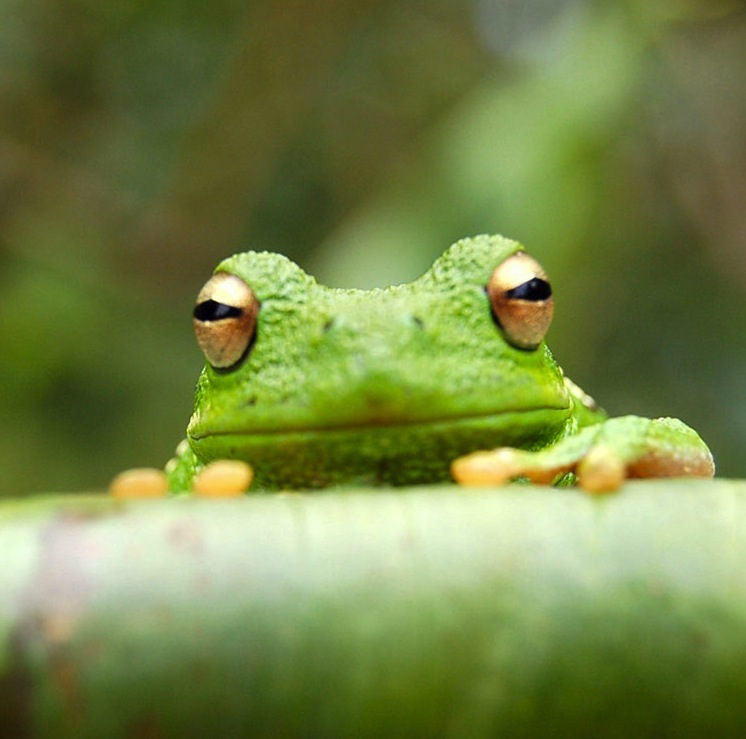
#> input picture Pracka/frog.jpg, 746 x 739 px; its folder holds only this picture in this run
$ python -i preproc_any.py   (imports and definitions only)
#> lines starting #> are read from the running program, lines starting #| are printed output that depends on the picture; after the words box and inside, x2 and y2 are one past the last pixel; in counts of white or black regions, pixels touching at a corner belong together
from PIL import Image, ImageFilter
import numpy as np
import cv2
from pathlib import Path


def process_and_crop(image_path, size=(64, 64)):
#> called with image_path = '../Pracka/frog.jpg', size = (64, 64)
    image = Image.open(image_path).convert("RGB")
#> image is the input picture: PIL image 746x739 RGB; mean R, G, B 116, 131.3, 70.3
    hsv_image = image.convert("HSV")
#> hsv_image: PIL image 746x739 HSV; mean H, S, V 52.8, 135, 132.8
    h, s, v = hsv_image.split()
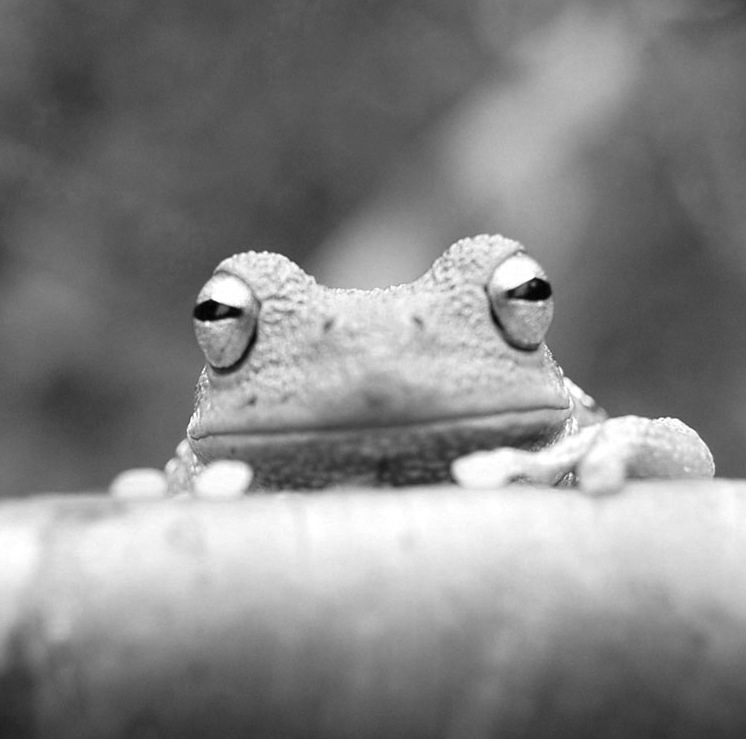
#> v: PIL image 746x739 L; min 1, max 255, mean 132.8
    blurred_v = s.filter(ImageFilter.GaussianBlur(radius=5))
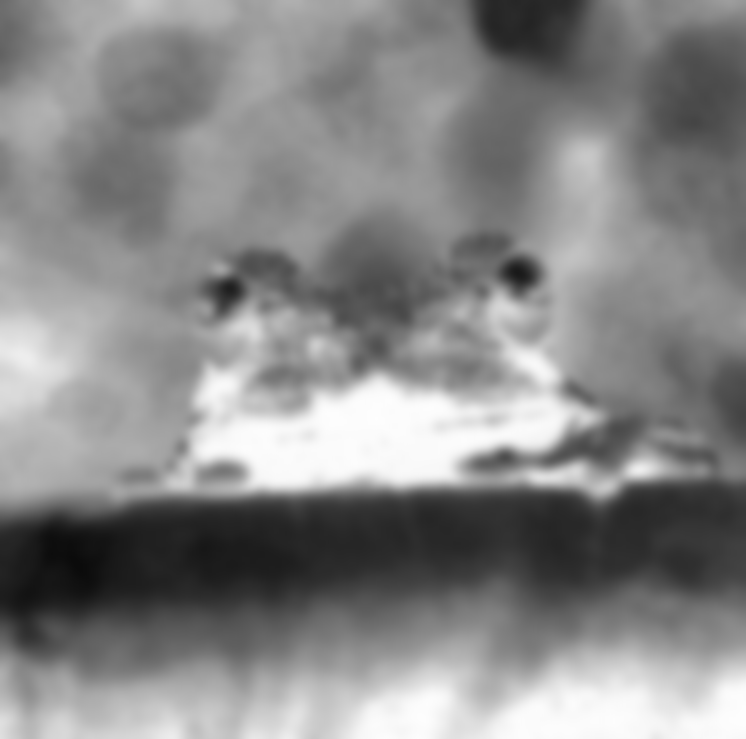
#> blurred_v: PIL image 746x739 L; min 11, max 254, mean 135
    v_array = np.array(blurred_v)
    threshold = 224  # You can adjust this value
    binary_mask = (v_array > threshold).astype(np.uint8) * 255
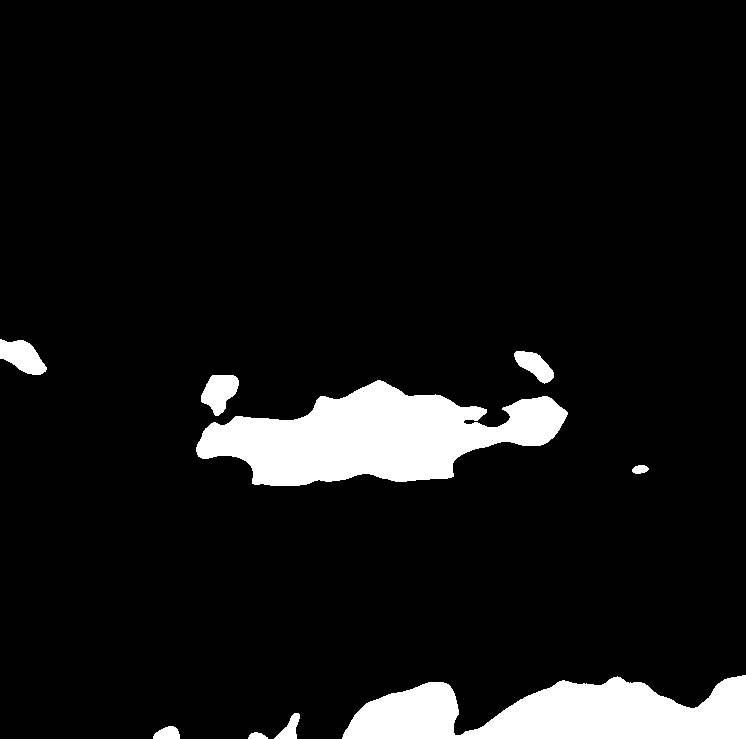
#> binary_mask: shape (739, 746); 7.9% white; 9 white regions, largest, box (x1, y1, x2, y2) and area: (196, 380, 568, 486) 22324, (342, 675, 746, 739) 17592, (0, 339, 47, 375) 1077

    kernel = cv2.getStructuringElement(cv2.MORPH_RECT, (100, 100))
    closed_mask = cv2.morphologyEx(binary_mask, cv2.MORPH_CLOSE, kernel)
#> closed_mask: shape (739, 746); 9.9% white; 4 white regions
    mask = Image.fromarray(closed_mask)
    masked_image = Image.composite(image, Image.new("RGB", image.size, (0, 0, 0)), mask)
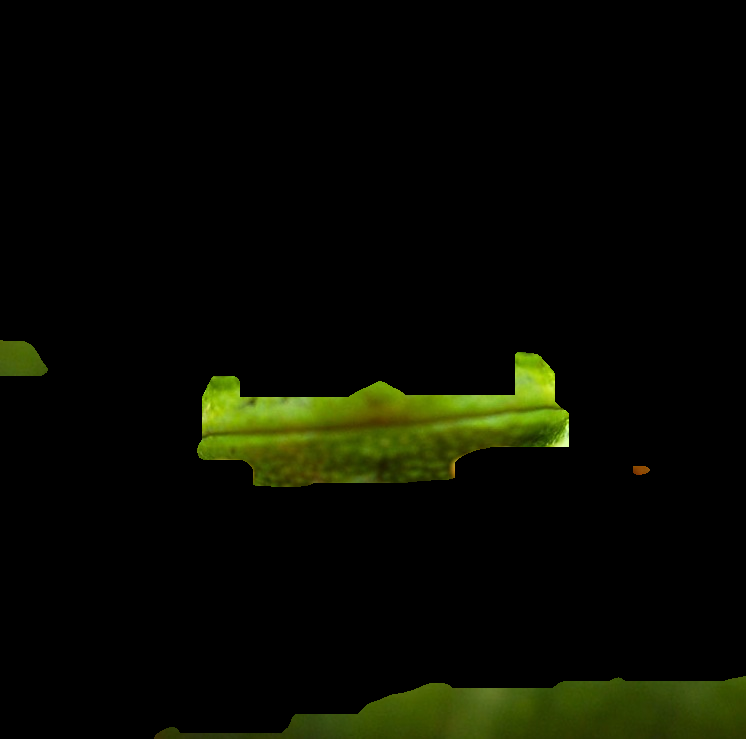
#> masked_image: PIL image 746x739 RGB; mean R, G, B 7.7, 9.9, 0.8

    # Find bounding box of the mask and crop the image
    contours, _ = cv2.findContours(closed_mask, cv2.RETR_EXTERNAL, cv2.CHAIN_APPROX_SIMPLE)
#> contours = 4 contours; box (x1, y1, x2, y2) and area: (197, 352, 569, 487) 29063, (154, 676, 746, 739) 22750, (0, 340, 48, 376) 1326, (633, 466, 650, 475) 106
    if contours:
        x, y, w, h = cv2.boundingRect(max(contours, key=cv2.contourArea))
#> x = 197; y = 352; w = 372; h = 135
        cropped_image = image.crop((x, y, x + w, y + h))
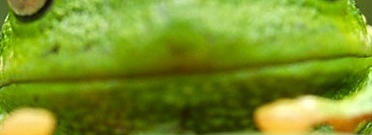
#> cropped_image: PIL image 372x135 RGB; mean R, G, B 122.7, 146.2, 37.3
        resized_image = cropped_image.resize(size, Image.Resampling.LANCZOS)
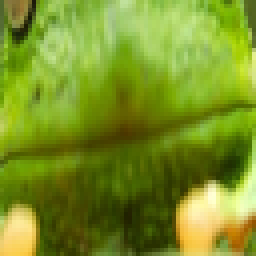
#> resized_image: PIL image 64x64 RGB (shown 4 times larger); mean R, G, B 122.7, 146.2, 37.2
        grayscale_image = resized_image.convert("L")
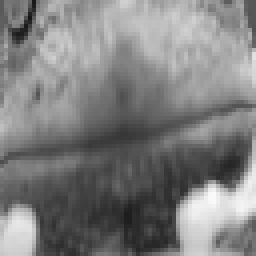
#> grayscale_image: PIL image 64x64 L (shown 4 times larger); min 22, max 250, mean 126.7
        return grayscale_image
    else:
        print(f"No valid mask found for {image_path}. Skipping cropping.")
        return None


def process_images_in_directory(input_base):
    input_base = Path(input_base)

    # Iterate through all JPG files (recursively)
    for image_path in input_base.rglob("*.jpg"):
        print(f"Processing {image_path}...")

        output_image = process_and_crop(image_path)
        if output_image:
            output_image.save(image_path)
            print(f"Replaced: {image_path}")
        else:
            print(f"Skipped: {image_path}")
            # image_path.unlink()
            # print(f"Deleted: {image_path}")


# [3 lines not run here, left out]

>>> result = process_and_crop('../Pracka/frog.jpg')
